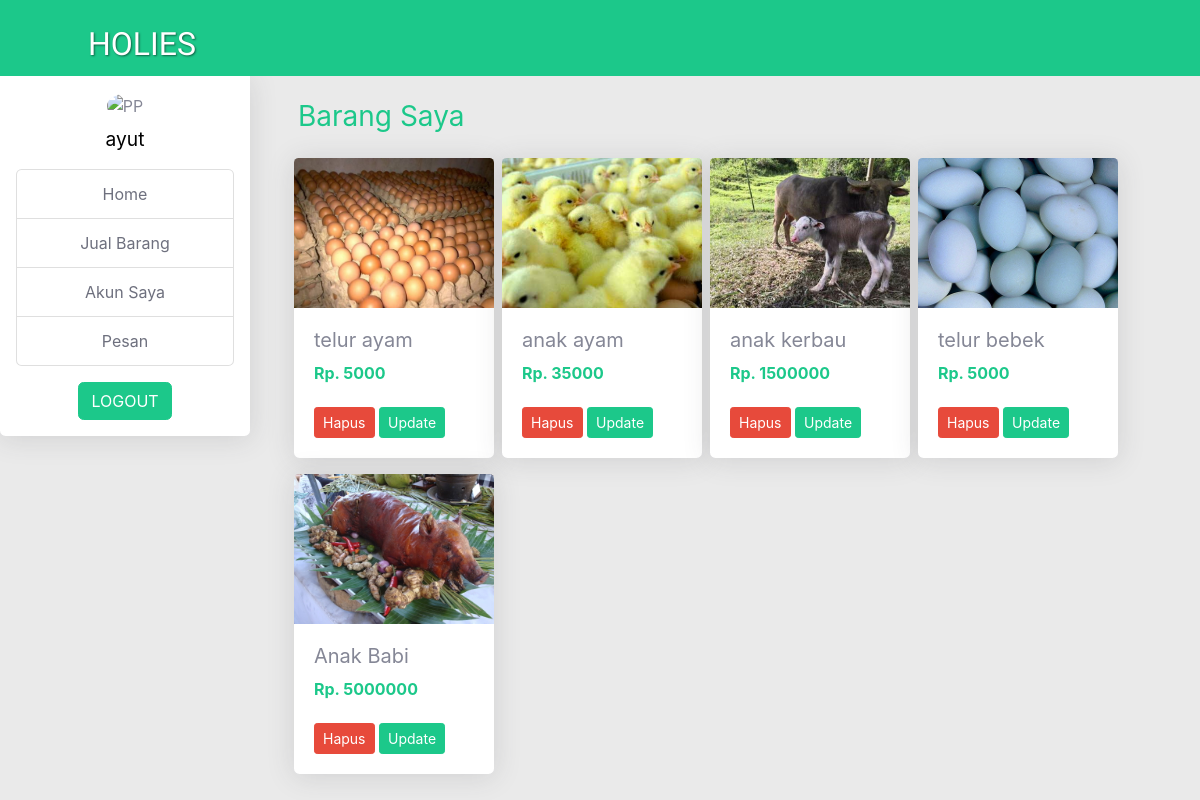
Screenshot of /seller/index.php (signed in) with the database file from the repository.
### tables this page shows
CREATE TABLE `detail_user` (
  `id_detailuser` int(5) NOT NULL,
  `id_user` int(5) NOT NULL,
  `nama` varchar(50) NOT NULL,
  `jk` enum('Pria','Wanita') NOT NULL,
  `alamat` varchar(100) NOT NULL,
  `telp` varchar(15) NOT NULL,
  `email` varchar(30) NOT NULL,
  `foto_profil` varchar(255) NOT NULL
);

CREATE TABLE `produk` (
  `id_produk` int(10) NOT NULL,
  `id_seller` int(5) NOT NULL,
  `nama_produk` varchar(50) NOT NULL,
  `deskripsi` varchar(200) NOT NULL,
  `quantity` int(8) NOT NULL,
  `harga_satuan` int(8) NOT NULL
);

CREATE TABLE `gmbr_produk` (
  `id_produk` int(10) NOT NULL,
  `gambar_produk` varchar(255) NOT NULL
);

### seller/index.php (the view, shortened to what this page needs)
<?php
include "../php/config.php";
$id_user = $_SESSION['id'];
$abc = mysqli_query($conn, "SELECT id_seller FROM seller WHERE id_user = '$id_user'");
$id_seller = mysqli_fetch_assoc($abc);
$id_seller = $id_seller['id_seller'];
$sql = mysqli_query($conn, "SELECT * FROM produk INNER JOIN produk_kategori USING(id_produk)
        INNER JOIN gmbr_produk USING(id_produk) WHERE id_seller = '$id_seller' ");
$rows = [];
while ($row = mysqli_fetch_assoc($sql)) {
    $rows[] = $row;
}
?>
<!DOCTYPE html>
<html>
<head>
    <head>
        <link href="../vendor/bootstrap/css/bootstrap-modified.min.css" rel="stylesheet">
        <link rel="stylesheet" href="https://use.fontawesome.com/releases/v5.8.2/css/all.css">
        <link rel="stylesheet" type="text/css" href="../vendor/holies/css/navbar.css">
        <link rel="stylesheet" type="text/css" href="../vendor/holies/css/sherly.css">
    </head>
<body>
    <?php include 'dashboard.php' ?>
    <div class="row">
        <div class="ml-5 mr-3 my-4 w-100">
            <h3 class="text-success">Barang Saya</h3>
            <div class="card-deck barang-jual">
                <?php if ($rows) : ?>
                    <?php foreach ($rows as $key) : ?>
                        <div class="bg-white mt-3 ml-2 rounded shadow" style="max-width: 200px;">
                            <img style=" max-width: 250px; max-height: 150px; " class=" gambar-jual card-img-top" src="../img/barang/<?= $key['gambar_produk'] ?>">
                            <div class="card-body">
                                <h5 class="card-title" style="max-width: 200px;"><?= $key['nama_produk'] ?></h5>
                                <h6 class="text-success font-weight-bold mb-4">Rp. <?= $key['harga_satuan'] ?></h6>
                                <a href="hapus.php?id=<?= $key['id_produk'] ?>" class="btn btn-sm btn-danger">Hapus</a>
                                <a href="ubah.php?id=<?= $key['id_produk'] ?>" class="btn btn-sm btn-success">Update</a>
                            </div>
                        </div>
                    <?php endforeach ?>
                <?php endif ?>
            </div>
        </div>
    </div>
</body>
</html>

### seller/dashboard.php (shortened to what this page needs)
<?php
$host = 'localhost';
$user = 'root';
$pass = '';
$db = 'db_holies';
$conn = mysqli_connect($host, $user, $pass, $db);
$id_user = $_SESSION['id'];
$sql = mysqli_query($conn, "SELECT * FROM detail_user WHERE id_user = '$id_user' ");
$data = mysqli_fetch_assoc($sql);
?>
<!DOCTYPE html>
<html>
<head>
    <link rel="stylesheet" href="vendor/bootstrap/css/bootstrap-modified.min.css">
    <link rel="stylesheet" type="text/css" href="vendor/holies/css/navbar.css">
    <link rel="stylesheet" href="vendor/holies/css/landing1.css">
    <link rel="stylesheet" href="https://use.fontawesome.com/releases/v5.8.2/css/all.css">
    <link rel="stylesheet" type="text/css" href="../vendor/holies/css/navbar.css">
    <link rel="stylesheet" type="text/css" href="../vendor/holies/css/adminpanel.css">
</head>
<body>
    <nav class="navbar navbar-expand-lg navbar-dark bg-success">
        <div class="pl-5">
            <a class="navbar-brand ml-4" href="/holies">HOLIES</a>
        </div>
    </nav>
    <div class="shadow mb-5 bg-white rounded-bottom dashboard p-0">
        <div class="text-center mt-3">
            <img src="../img/profile/<?= $data['foto_profil'] ?>" class="PP" style="object-fit:cover;" alt="PP">
        </div>
        <div class="username">
            <h1><?= $data['nama'] ?></h1>
        </div>
        <div class="list-group px-3">
            <a href="index.php" class="list-group-item list-group-item-action text-center">Home</a>
            <a href="jual.php" class="list-group-item list-group-item-action text-center">Jual Barang</a>
            <a href="akunsaya.php" class="list-group-item list-group-item-action text-center">Akun Saya</a>
            <a href="" class="list-group-item list-group-item-action text-center">Pesan</a>
        </div>
        <div class="d-flex justify-content-center p-3">
            <a href="../home/logout.php" class="btn btn-success">LOGOUT</a>
        </div>
    </div>
</body>
</html>

### rows the page displays
detail_user: nama "ayut"
produk: gmbr_produk.gambar_produk (picture), nama_produk "telur ayam", harga_satuan "5000"
produk: gmbr_produk.gambar_produk (picture), nama_produk "anak ayam", harga_satuan "35000"
produk: gmbr_produk.gambar_produk (picture), nama_produk "anak kerbau", harga_satuan "1500000"
produk: gmbr_produk.gambar_produk (picture), nama_produk "telur bebek", harga_satuan "5000"
produk: gmbr_produk.gambar_produk (picture), nama_produk "Anak Babi", harga_satuan "5000000"
